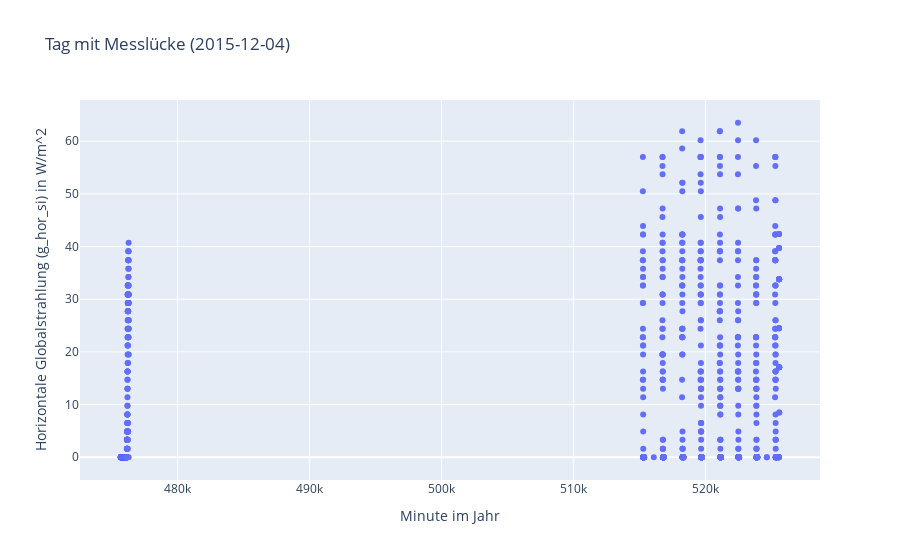

The code cell stored with this chart in its notebook:
### Markdown cell above
## Interactive Plot with Metadata

### Code cell
# Interactive plot
data = [
    go.Scatter(x=df_day.index.tolist(), 
               y=df_day['g_hor_si'].tolist(), 
               name='g_hor_si', mode='markers'),
]
layout = go.Layout(
    title=''.join(info_dict['Title']),
    yaxis=dict(title=''.join(info_dict['Y-Axis'])),
    xaxis=dict(title=''.join(info_dict['X-Axis']))
)
ifig = go.Figure(data=data, layout=layout)
pltly.iplot(ifig)

### Figure 1 — Plotly figure (JSON) as saved in the notebook; plotly's stock layout.template omitted (floating-point values rounded to 4 significant figures; data arrays with more than 128 entries replaced by an {"elided": "..."} marker saying what was removed)
{"data": [{"mode": "markers", "name": "g_hor_si", "type": "scatter", "x": {"elided": "1440 int values"}, "y": {"elided": "1440 float values"}}], "layout": {"title": {"text": "Tag mit Messlücke (2015-12-04)"}, "xaxis": {"title": {"text": "Minute im Jahr"}}, "yaxis": {"title": {"text": "Horizontale Globalstrahlung (g_hor_si) in W/m^2"}}}}
